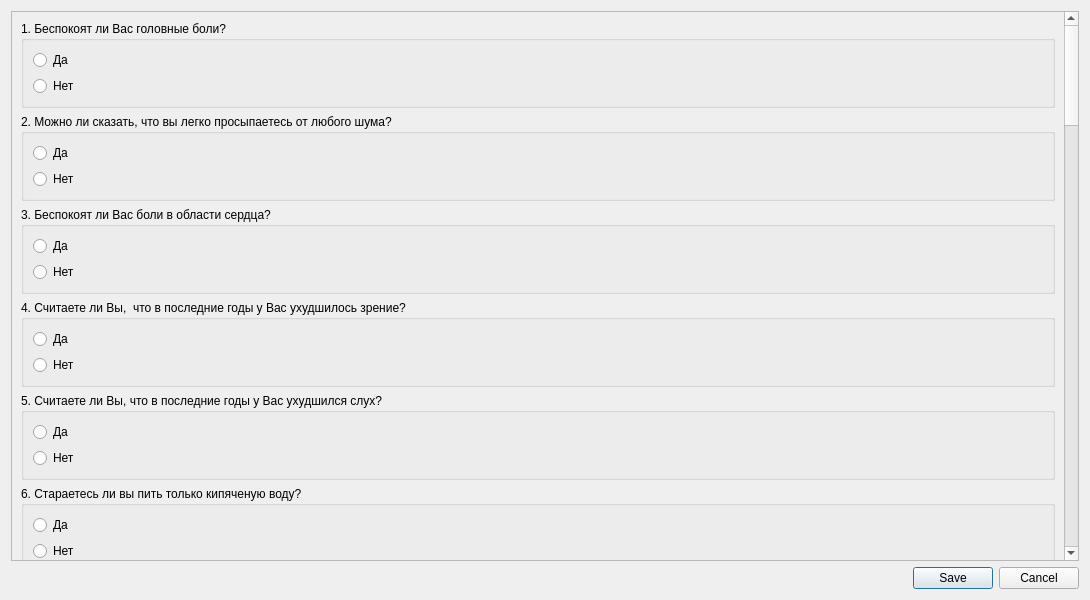
<?xml version="1.0" encoding="UTF-8"?>
<ui version="4.0">
 <class>Test5Dialog</class>
 <widget class="QDialog" name="Test5Dialog">
  <property name="geometry">
   <rect>
    <x>0</x>
    <y>0</y>
    <width>1090</width>
    <height>600</height>
   </rect>
  </property>
  <property name="windowTitle">
   <string>Методика оценки биологического возраста В.П. Войтенко</string>
  </property>
  <property name="sizeGripEnabled">
   <bool>false</bool>
  </property>
  <layout class="QVBoxLayout" name="verticalLayout">
   <item>
    <widget class="QScrollArea" name="scrollArea">
     <property name="verticalScrollBarPolicy">
      <enum>Qt::ScrollBarAsNeeded</enum>
     </property>
     <property name="horizontalScrollBarPolicy">
      <enum>Qt::ScrollBarAsNeeded</enum>
     </property>
     <property name="widgetResizable">
      <bool>true</bool>
     </property>
     <widget class="QWidget" name="scrollAreaWidgetContents">
      <property name="geometry">
       <rect>
        <x>0</x>
        <y>-1890</y>
        <width>1053</width>
        <height>2441</height>
       </rect>
      </property>
      <layout class="QVBoxLayout" name="verticalLayout_50">
       <item>
        <widget class="QGroupBox" name="groupBox">
         <property name="title">
          <string>1. Беспокоят ли Вас головные боли?</string>
         </property>
         <layout class="QGridLayout" name="gridLayout_3">
          <item row="0" column="0">
           <widget class="QRadioButton" name="rb1_1">
            <property name="text">
             <string>Да</string>
            </property>
           </widget>
          </item>
          <item row="1" column="0">
           <widget class="QRadioButton" name="rb1_2">
            <property name="text">
             <string>Нет</string>
            </property>
           </widget>
          </item>
         </layout>
        </widget>
       </item>
       <item>
        <widget class="QGroupBox" name="groupBox_2">
         <property name="title">
          <string>2. Можно ли сказать, что вы легко просыпаетесь от любого шума?</string>
         </property>
         <layout class="QGridLayout" name="gridLayout_2">
          <item row="1" column="0">
           <widget class="QRadioButton" name="rb2_2">
            <property name="text">
             <string>Нет</string>
            </property>
           </widget>
          </item>
          <item row="0" column="0">
           <widget class="QRadioButton" name="rb2_1">
            <property name="text">
             <string>Да</string>
            </property>
           </widget>
          </item>
         </layout>
        </widget>
       </item>
       <item>
        <widget class="QGroupBox" name="groupBox_3">
         <property name="title">
          <string>3. Беспокоят ли Вас боли в области сердца?</string>
         </property>
         <layout class="QGridLayout" name="gridLayout">
          <item row="0" column="0">
           <widget class="QRadioButton" name="rb3_1">
            <property name="text">
             <string>Да</string>
            </property>
           </widget>
          </item>
          <item row="1" column="0">
           <widget class="QRadioButton" name="rb3_2">
            <property name="text">
             <string>Нет</string>
            </property>
           </widget>
          </item>
         </layout>
        </widget>
       </item>
       <item>
        <widget class="QGroupBox" name="groupBox_66">
         <property name="title">
          <string>4. Считаете ли Вы,  что в последние годы у Вас ухудшилось зрение?</string>
         </property>
         <layout class="QVBoxLayout" name="verticalLayout_44">
          <item>
           <widget class="QRadioButton" name="rb4_1">
            <property name="text">
             <string>Да</string>
            </property>
           </widget>
          </item>
          <item>
           <widget class="QRadioButton" name="rb4_2">
            <property name="text">
             <string>Нет</string>
            </property>
           </widget>
          </item>
         </layout>
        </widget>
       </item>
       <item>
        <widget class="QGroupBox" name="groupBox_65">
         <property name="title">
          <string>5. Считаете ли Вы, что в последние годы у Вас ухудшился слух?</string>
         </property>
         <layout class="QVBoxLayout" name="verticalLayout_43">
          <item>
           <widget class="QRadioButton" name="rb5_1">
            <property name="text">
             <string>Да</string>
            </property>
           </widget>
          </item>
          <item>
           <widget class="QRadioButton" name="rb5_2">
            <property name="text">
             <string>Нет</string>
            </property>
           </widget>
          </item>
         </layout>
        </widget>
       </item>
       <item>
        <widget class="QGroupBox" name="groupBox_58">
         <property name="title">
          <string>6. Стараетесь ли вы пить только кипяченую воду?</string>
         </property>
         <layout class="QVBoxLayout" name="verticalLayout_36">
          <item>
           <widget class="QRadioButton" name="rb6_1">
            <property name="text">
             <string>Да</string>
            </property>
           </widget>
          </item>
          <item>
           <widget class="QRadioButton" name="rb6_2">
            <property name="text">
             <string>Нет</string>
            </property>
           </widget>
          </item>
         </layout>
        </widget>
       </item>
       <item>
        <widget class="QGroupBox" name="groupBox_67">
         <property name="title">
          <string>7. Уступают ли вам место в автобусе, троллейбусе, трамвае младшие по возрасту?</string>
         </property>
         <layout class="QVBoxLayout" name="verticalLayout_2">
          <item>
           <widget class="QRadioButton" name="rb7_1">
            <property name="text">
             <string>Да</string>
            </property>
           </widget>
          </item>
          <item>
           <widget class="QRadioButton" name="rb7_2">
            <property name="text">
             <string>Нет</string>
            </property>
           </widget>
          </item>
         </layout>
        </widget>
       </item>
       <item>
        <widget class="QGroupBox" name="groupBox_47">
         <property name="title">
          <string>8. Беспокоят ли вас боли в суставах?</string>
         </property>
         <layout class="QVBoxLayout" name="verticalLayout_25">
          <item>
           <widget class="QRadioButton" name="rb8_1">
            <property name="text">
             <string>Да</string>
            </property>
           </widget>
          </item>
          <item>
           <widget class="QRadioButton" name="rb8_2">
            <property name="text">
             <string>Нет</string>
            </property>
           </widget>
          </item>
         </layout>
        </widget>
       </item>
       <item>
        <widget class="QGroupBox" name="groupBox_39">
         <property name="title">
          <string>9. Бываете ли вы на пляже?</string>
         </property>
         <layout class="QVBoxLayout" name="verticalLayout_17">
          <item>
           <widget class="QRadioButton" name="rb9_1">
            <property name="text">
             <string>Да</string>
            </property>
           </widget>
          </item>
          <item>
           <widget class="QRadioButton" name="rb9_2">
            <property name="text">
             <string>Нет</string>
            </property>
           </widget>
          </item>
         </layout>
        </widget>
       </item>
       <item>
        <widget class="QGroupBox" name="groupBox_64">
         <property name="title">
          <string>10. Влияет ли на ваше самочувствие изменение погоды?</string>
         </property>
         <layout class="QVBoxLayout" name="verticalLayout_42">
          <item>
           <widget class="QRadioButton" name="rb10_1">
            <property name="text">
             <string>Да</string>
            </property>
           </widget>
          </item>
          <item>
           <widget class="QRadioButton" name="rb10_2">
            <property name="text">
             <string>Нет</string>
            </property>
           </widget>
          </item>
         </layout>
        </widget>
       </item>
       <item>
        <widget class="QGroupBox" name="groupBox_48">
         <property name="title">
          <string>11. Бывают ли у вас такие периоды, когда из-за волнений вы теряете сон?</string>
         </property>
         <layout class="QVBoxLayout" name="verticalLayout_26">
          <item>
           <widget class="QRadioButton" name="rb11_1">
            <property name="text">
             <string>Да</string>
            </property>
           </widget>
          </item>
          <item>
           <widget class="QRadioButton" name="rb11_2">
            <property name="text">
             <string>Нет</string>
            </property>
           </widget>
          </item>
         </layout>
        </widget>
       </item>
       <item>
        <widget class="QGroupBox" name="groupBox_46">
         <property name="title">
          <string>12. Беспокоят ли вас запоры?</string>
         </property>
         <layout class="QVBoxLayout" name="verticalLayout_24">
          <item>
           <widget class="QRadioButton" name="rb12_1">
            <property name="text">
             <string>Да</string>
            </property>
           </widget>
          </item>
          <item>
           <widget class="QRadioButton" name="rb12_2">
            <property name="text">
             <string>Нет</string>
            </property>
           </widget>
          </item>
         </layout>
        </widget>
       </item>
       <item>
        <widget class="QGroupBox" name="groupBox_57">
         <property name="title">
          <string>13. Считаете ли вы, что сейчас вы также работоспособны, как и раньше?</string>
         </property>
         <layout class="QVBoxLayout" name="verticalLayout_35">
          <item>
           <widget class="QRadioButton" name="rb13_1">
            <property name="text">
             <string>Да</string>
            </property>
           </widget>
          </item>
          <item>
           <widget class="QRadioButton" name="rb13_2">
            <property name="text">
             <string>Нет</string>
            </property>
           </widget>
          </item>
         </layout>
        </widget>
       </item>
       <item>
        <widget class="QGroupBox" name="groupBox_45">
         <property name="title">
          <string>14. Беспокоят ли вас боли в области печени?</string>
         </property>
         <layout class="QVBoxLayout" name="verticalLayout_23">
          <item>
           <widget class="QRadioButton" name="rb14_1">
            <property name="text">
             <string>Да</string>
            </property>
           </widget>
          </item>
          <item>
           <widget class="QRadioButton" name="rb14_2">
            <property name="text">
             <string>Нет</string>
            </property>
           </widget>
          </item>
         </layout>
        </widget>
       </item>
       <item>
        <widget class="QGroupBox" name="groupBox_44">
         <property name="title">
          <string>15. Бывают ли у вас головокружения?</string>
         </property>
         <layout class="QVBoxLayout" name="verticalLayout_22">
          <item>
           <widget class="QRadioButton" name="rb15_1">
            <property name="text">
             <string>Да</string>
            </property>
           </widget>
          </item>
          <item>
           <widget class="QRadioButton" name="rb15_2">
            <property name="text">
             <string>Нет</string>
            </property>
           </widget>
          </item>
         </layout>
        </widget>
       </item>
       <item>
        <widget class="QGroupBox" name="groupBox_40">
         <property name="title">
          <string>16. Считаете ли вы, что сосредоточиться сейчас вам стало труднее, чем в прошлые годы?</string>
         </property>
         <layout class="QVBoxLayout" name="verticalLayout_18">
          <item>
           <widget class="QRadioButton" name="rb16_1">
            <property name="text">
             <string>Да</string>
            </property>
           </widget>
          </item>
          <item>
           <widget class="QRadioButton" name="rb16_2">
            <property name="text">
             <string>Нет</string>
            </property>
           </widget>
          </item>
         </layout>
        </widget>
       </item>
       <item>
        <widget class="QGroupBox" name="groupBox_59">
         <property name="title">
          <string>17. Беспокоят ли вас ослабление памяти, забывчивость?</string>
         </property>
         <layout class="QVBoxLayout" name="verticalLayout_37">
          <item>
           <widget class="QRadioButton" name="rb17_1">
            <property name="text">
             <string>Да</string>
            </property>
           </widget>
          </item>
          <item>
           <widget class="QRadioButton" name="rb17_2">
            <property name="text">
             <string>Нет</string>
            </property>
           </widget>
          </item>
         </layout>
        </widget>
       </item>
       <item>
        <widget class="QGroupBox" name="groupBox_38">
         <property name="title">
          <string>18. Ощущаете ли вы в различных частях тела жжение, покалывание, &quot;ползание  мурашек&quot;?</string>
         </property>
         <layout class="QVBoxLayout" name="verticalLayout_16">
          <item>
           <widget class="QRadioButton" name="rb18_1">
            <property name="text">
             <string>Да</string>
            </property>
           </widget>
          </item>
          <item>
           <widget class="QRadioButton" name="rb18_2">
            <property name="text">
             <string>Нет</string>
            </property>
           </widget>
          </item>
         </layout>
        </widget>
       </item>
       <item>
        <widget class="QGroupBox" name="groupBox_53">
         <property name="title">
          <string>19. Бывают ли у вас такие периоды, когда вы чувствуете себя радостно, возбужденным, счастливым?</string>
         </property>
         <layout class="QVBoxLayout" name="verticalLayout_31">
          <item>
           <widget class="QRadioButton" name="rb19_1">
            <property name="text">
             <string>Да</string>
            </property>
           </widget>
          </item>
          <item>
           <widget class="QRadioButton" name="rb19_2">
            <property name="text">
             <string>Нет</string>
            </property>
           </widget>
          </item>
         </layout>
        </widget>
       </item>
       <item>
        <widget class="QGroupBox" name="groupBox_33">
         <property name="title">
          <string>20. Беспокоят ли вас шум или звон в ушах?</string>
         </property>
         <layout class="QVBoxLayout" name="verticalLayout_11">
          <item>
           <widget class="QRadioButton" name="rb20_1">
            <property name="text">
             <string>Да</string>
            </property>
           </widget>
          </item>
          <item>
           <widget class="QRadioButton" name="rb20_2">
            <property name="text">
             <string>Нет</string>
            </property>
           </widget>
          </item>
         </layout>
        </widget>
       </item>
       <item>
        <widget class="QGroupBox" name="groupBox_32">
         <property name="title">
          <string>21. Держите ли вы для себя в домашней аптечке один из следующих медикаментов: валидол, нитроглицерин, сердечные капли? </string>
         </property>
         <layout class="QVBoxLayout" name="verticalLayout_10">
          <item>
           <widget class="QRadioButton" name="rb21_1">
            <property name="text">
             <string>Да</string>
            </property>
           </widget>
          </item>
          <item>
           <widget class="QRadioButton" name="rb21_2">
            <property name="text">
             <string>Нет</string>
            </property>
           </widget>
          </item>
         </layout>
        </widget>
       </item>
       <item>
        <widget class="QGroupBox" name="groupBox_69">
         <property name="title">
          <string>22. Бывают ли у вас отеки на ногах?</string>
         </property>
         <layout class="QVBoxLayout" name="verticalLayout_47">
          <item>
           <widget class="QRadioButton" name="rb22_1">
            <property name="text">
             <string>Да</string>
            </property>
           </widget>
          </item>
          <item>
           <widget class="QRadioButton" name="rb22_2">
            <property name="text">
             <string>Нет</string>
            </property>
           </widget>
          </item>
         </layout>
        </widget>
       </item>
       <item>
        <widget class="QGroupBox" name="groupBox_52">
         <property name="title">
          <string>23. Приходится ли вам отказываться от некоторых блюд?</string>
         </property>
         <layout class="QVBoxLayout" name="verticalLayout_30">
          <item>
           <widget class="QRadioButton" name="rb23_1">
            <property name="text">
             <string>Да</string>
            </property>
           </widget>
          </item>
          <item>
           <widget class="QRadioButton" name="rb23_2">
            <property name="text">
             <string>Нет</string>
            </property>
           </widget>
          </item>
         </layout>
        </widget>
       </item>
       <item>
        <widget class="QGroupBox" name="groupBox_68">
         <property name="title">
          <string>24. Бывает ли у вас одышка при быстрой ходьбе?</string>
         </property>
         <layout class="QVBoxLayout" name="verticalLayout_46">
          <item>
           <widget class="QRadioButton" name="rb24_1">
            <property name="text">
             <string>Да</string>
            </property>
           </widget>
          </item>
          <item>
           <widget class="QRadioButton" name="rb24_2">
            <property name="text">
             <string>Нет</string>
            </property>
           </widget>
          </item>
         </layout>
        </widget>
       </item>
       <item>
        <widget class="QGroupBox" name="groupBox_29">
         <property name="title">
          <string>25. Беспокоят ли вас боли в области поясницы?</string>
         </property>
         <layout class="QVBoxLayout" name="verticalLayout_7">
          <item>
           <widget class="QRadioButton" name="rb25_1">
            <property name="text">
             <string>Да</string>
            </property>
           </widget>
          </item>
          <item>
           <widget class="QRadioButton" name="rb25_2">
            <property name="text">
             <string>Нет</string>
            </property>
           </widget>
          </item>
         </layout>
        </widget>
       </item>
       <item>
        <widget class="QGroupBox" name="groupBox_31">
         <property name="title">
          <string>26. Приходится ли вам употреблять в любых целях какую-либо  минеральную воду?</string>
         </property>
         <layout class="QVBoxLayout" name="verticalLayout_9">
          <item>
           <widget class="QRadioButton" name="rb26_1">
            <property name="text">
             <string>Да</string>
            </property>
           </widget>
          </item>
          <item>
           <widget class="QRadioButton" name="rb26_2">
            <property name="text">
             <string>Нет</string>
            </property>
           </widget>
          </item>
         </layout>
        </widget>
       </item>
       <item>
        <widget class="QGroupBox" name="groupBox_51">
         <property name="title">
          <string>27. Беспокоит ли вас неприятный вкус во рту?</string>
         </property>
         <layout class="QVBoxLayout" name="verticalLayout_29">
          <item>
           <widget class="QRadioButton" name="rb27_1">
            <property name="text">
             <string>Да</string>
            </property>
           </widget>
          </item>
          <item>
           <widget class="QRadioButton" name="rb27_2">
            <property name="text">
             <string>Нет</string>
            </property>
           </widget>
          </item>
         </layout>
        </widget>
       </item>
       <item>
        <widget class="QGroupBox" name="groupBox_49">
         <property name="title">
          <string>28. Можно ли сказать, что вы стали легко плакать?</string>
         </property>
         <layout class="QVBoxLayout" name="verticalLayout_27">
          <item>
           <widget class="QRadioButton" name="rb28_1">
            <property name="text">
             <string>Да</string>
            </property>
           </widget>
          </item>
          <item>
           <widget class="QRadioButton" name="rb28_2">
            <property name="text">
             <string>Нет</string>
            </property>
           </widget>
          </item>
         </layout>
        </widget>
       </item>
       <item>
        <widget class="QGroupBox" name="groupBox_37">
         <property name="title">
          <string>29. Как вы оцениваете состояние своего здоровья? </string>
         </property>
         <layout class="QVBoxLayout" name="verticalLayout_15">
          <item>
           <widget class="QRadioButton" name="rb29_1">
            <property name="text">
             <string>Хорошее</string>
            </property>
           </widget>
          </item>
          <item>
           <widget class="QRadioButton" name="rb29_2">
            <property name="text">
             <string>Удовлетворительное</string>
            </property>
           </widget>
          </item>
          <item>
           <widget class="QRadioButton" name="rb29_3">
            <property name="text">
             <string>Плохое</string>
            </property>
           </widget>
          </item>
          <item>
           <widget class="QRadioButton" name="rb29_4">
            <property name="text">
             <string>Очень плохое</string>
            </property>
           </widget>
          </item>
         </layout>
        </widget>
       </item>
       <item>
        <widget class="QGroupBox" name="groupBox_41">
         <property name="title">
          <string>Укажите параметры своего самочувствия</string>
         </property>
         <layout class="QHBoxLayout" name="horizontalLayout_11">
          <item>
           <widget class="QGroupBox" name="groupBox_4">
            <property name="maximumSize">
             <size>
              <width>100</width>
              <height>16777215</height>
             </size>
            </property>
            <property name="title">
             <string>АДс</string>
            </property>
            <layout class="QVBoxLayout" name="verticalLayout_3">
             <item>
              <widget class="QLineEdit" name="lineEdit">
               <property name="maximumSize">
                <size>
                 <width>100</width>
                 <height>16777215</height>
                </size>
               </property>
               <property name="statusTip">
                <string>Артериальное давление систолическое</string>
               </property>
              </widget>
             </item>
            </layout>
           </widget>
          </item>
          <item>
           <widget class="QGroupBox" name="groupBox_13">
            <property name="maximumSize">
             <size>
              <width>100</width>
              <height>16777215</height>
             </size>
            </property>
            <property name="title">
             <string>ЗДВ </string>
            </property>
            <layout class="QVBoxLayout" name="verticalLayout_4">
             <item>
              <widget class="QLineEdit" name="lineEdit_6">
               <property name="maximumSize">
                <size>
                 <width>100</width>
                 <height>16777215</height>
                </size>
               </property>
               <property name="statusTip">
                <string>Задержка дыхания после глубокого  вдоха,  трижды  с интервалом 5 мин., учитывается наибольшая величина в секундах</string>
               </property>
              </widget>
             </item>
            </layout>
           </widget>
          </item>
          <item>
           <widget class="QGroupBox" name="groupBox_9">
            <property name="maximumSize">
             <size>
              <width>100</width>
              <height>16777215</height>
             </size>
            </property>
            <property name="title">
             <string>СБ </string>
            </property>
            <layout class="QVBoxLayout" name="verticalLayout_5">
             <item>
              <widget class="QLineEdit" name="lineEdit_2">
               <property name="maximumSize">
                <size>
                 <width>100</width>
                 <height>16777215</height>
                </size>
               </property>
               <property name="statusTip">
                <string>Статическая балансировка на левой ноге,  без обуви, глаза закрыты,  руки  опущены</string>
               </property>
              </widget>
             </item>
            </layout>
           </widget>
          </item>
          <item>
           <widget class="QGroupBox" name="groupBox_10">
            <property name="maximumSize">
             <size>
              <width>100</width>
              <height>16777215</height>
             </size>
            </property>
            <property name="title">
             <string>АДп </string>
            </property>
            <layout class="QVBoxLayout" name="verticalLayout_6">
             <item>
              <widget class="QLineEdit" name="lineEdit_3">
               <property name="maximumSize">
                <size>
                 <width>100</width>
                 <height>16777215</height>
                </size>
               </property>
               <property name="statusTip">
                <string>Пульсовое давление</string>
               </property>
              </widget>
             </item>
            </layout>
           </widget>
          </item>
          <item>
           <widget class="QGroupBox" name="groupBox_11">
            <property name="maximumSize">
             <size>
              <width>100</width>
              <height>16777215</height>
             </size>
            </property>
            <property name="title">
             <string>МТ</string>
            </property>
            <layout class="QVBoxLayout" name="verticalLayout_8">
             <item>
              <widget class="QLineEdit" name="lineEdit_4">
               <property name="maximumSize">
                <size>
                 <width>100</width>
                 <height>16777215</height>
                </size>
               </property>
               <property name="statusTip">
                <string>Масса тела в легкой одежде (кг)</string>
               </property>
              </widget>
             </item>
            </layout>
           </widget>
          </item>
          <item>
           <spacer name="horizontalSpacer">
            <property name="orientation">
             <enum>Qt::Horizontal</enum>
            </property>
            <property name="sizeHint" stdset="0">
             <size>
              <width>40</width>
              <height>20</height>
             </size>
            </property>
           </spacer>
          </item>
         </layout>
        </widget>
       </item>
      </layout>
     </widget>
    </widget>
   </item>
   <item>
    <widget class="QDialogButtonBox" name="buttonBox">
     <property name="orientation">
      <enum>Qt::Horizontal</enum>
     </property>
     <property name="standardButtons">
      <set>QDialogButtonBox::Cancel|QDialogButtonBox::Save</set>
     </property>
    </widget>
   </item>
  </layout>
 </widget>
 <resources/>
 <connections>
  <connection>
   <sender>buttonBox</sender>
   <signal>accepted()</signal>
   <receiver>Test5Dialog</receiver>
   <slot>accept()</slot>
   <hints>
    <hint type="sourcelabel">
     <x>248</x>
     <y>254</y>
    </hint>
    <hint type="destinationlabel">
     <x>157</x>
     <y>274</y>
    </hint>
   </hints>
  </connection>
  <connection>
   <sender>buttonBox</sender>
   <signal>rejected()</signal>
   <receiver>Test5Dialog</receiver>
   <slot>reject()</slot>
   <hints>
    <hint type="sourcelabel">
     <x>316</x>
     <y>260</y>
    </hint>
    <hint type="destinationlabel">
     <x>286</x>
     <y>274</y>
    </hint>
   </hints>
  </connection>
 </connections>
</ui>
